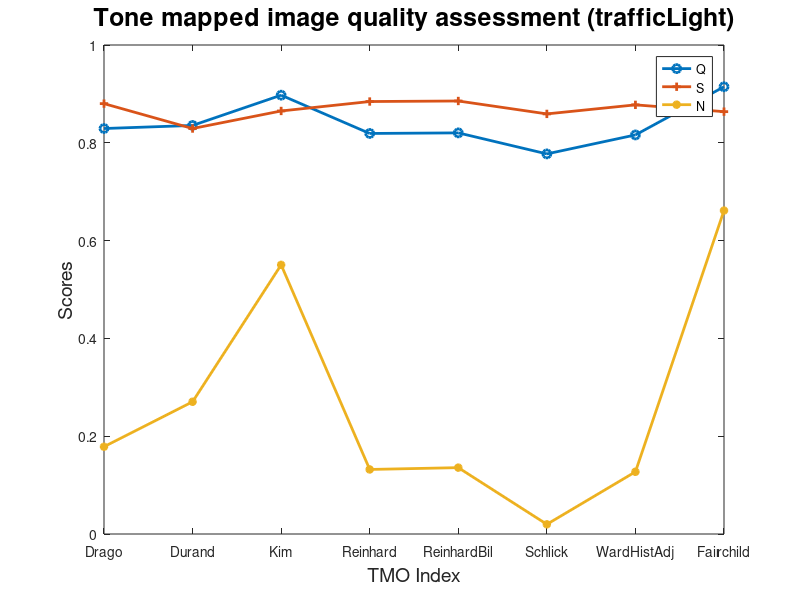

Here is the MATLAB script that generated this plot:
clf;

x = 1:1:8;
Q = [0.8292 .8355 .8974 .8191 .8203 .7773 .8161 .9146];
S = [.8801 .8292 .8651 .8844 .8855 .8591 .8776 .8637];
N = [.1785 .2704 .5504 .1320 .1357 .0198 .1272 .6615];

plot(x, Q, '-o', 'linewidth', 2);
hold all;
plot(x, S, '-+', 'linewidth', 2);
hold all;
plot(x, N, '-*', 'linewidth', 2);

xlabel('TMO Index', 'FontSize', 14);
ylabel('Scores', 'FontSize', 14);
title('Tone mapped image quality assessment (trafficLight)', 'FontSize', 18);

legend('Q', 'S', 'N'); 
set(gca,'XTick',1:8);
set(gca,'XTickLabel',{'Drago','Durand','Kim','Reinhard','ReinhardBil','Schlick','WardHistAdj','Fairchild'});